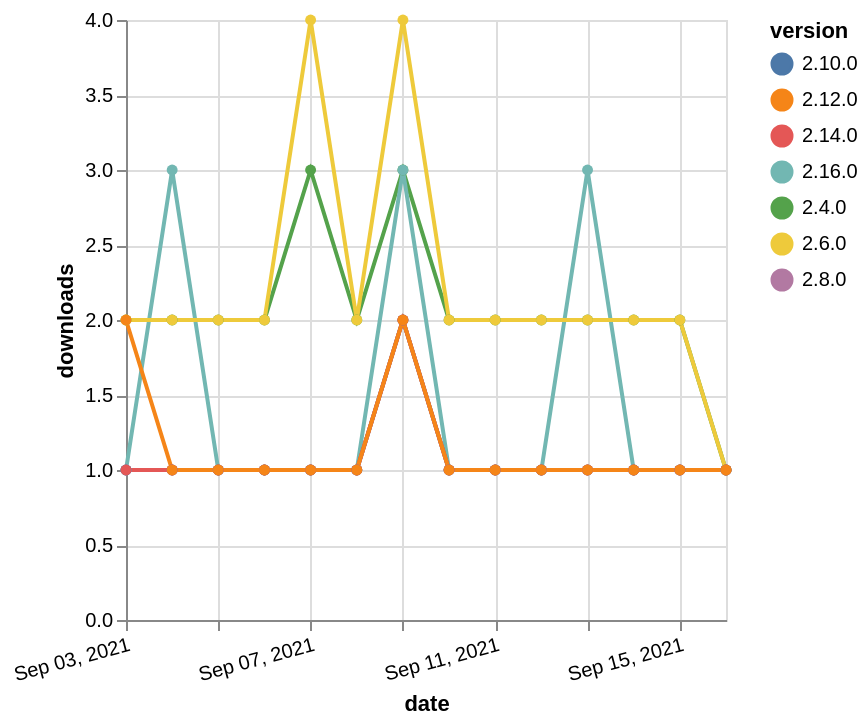

Describe this chart as a Vega-Lite specification.
### Vega-Lite specification from a JSON file in a GitHub repository (floating-point values rounded to 4 significant figures)
{"$schema": "https://vega.github.io/schema/vega-lite/v5.json", "description": "A simple bar chart with embedded data.", "data": {"values": [{"date": "2021-09-03", "total": 3496, "delta": 2, "version": "2.4.0"}, {"date": "2021-09-04", "total": 3498, "delta": 2, "version": "2.4.0"}, {"date": "2021-09-05", "total": 3500, "delta": 2, "version": "2.4.0"}, {"date": "2021-09-06", "total": 3502, "delta": 2, "version": "2.4.0"}, {"date": "2021-09-07", "total": 3505, "delta": 3, "version": "2.4.0"}, {"date": "2021-09-08", "total": 3507, "delta": 2, "version": "2.4.0"}, {"date": "2021-09-09", "total": 3510, "delta": 3, "version": "2.4.0"}, {"date": "2021-09-10", "total": 3512, "delta": 2, "version": "2.4.0"}, {"date": "2021-09-11", "total": 3514, "delta": 2, "version": "2.4.0"}, {"date": "2021-09-12", "total": 3516, "delta": 2, "version": "2.4.0"}, {"date": "2021-09-13", "total": 3518, "delta": 2, "version": "2.4.0"}, {"date": "2021-09-14", "total": 3520, "delta": 2, "version": "2.4.0"}, {"date": "2021-09-15", "total": 3522, "delta": 2, "version": "2.4.0"}, {"date": "2021-09-16", "total": 3523, "delta": 1, "version": "2.4.0"}, {"date": "2021-09-03", "total": 192, "delta": 1, "version": "2.16.0"}, {"date": "2021-09-04", "total": 195, "delta": 3, "version": "2.16.0"}, {"date": "2021-09-05", "total": 196, "delta": 1, "version": "2.16.0"}, {"date": "2021-09-06", "total": 197, "delta": 1, "version": "2.16.0"}, {"date": "2021-09-07", "total": 198, "delta": 1, "version": "2.16.0"}, {"date": "2021-09-08", "total": 199, "delta": 1, "version": "2.16.0"}, {"date": "2021-09-09", "total": 202, "delta": 3, "version": "2.16.0"}, {"date": "2021-09-10", "total": 203, "delta": 1, "version": "2.16.0"}, {"date": "2021-09-11", "total": 204, "delta": 1, "version": "2.16.0"}, {"date": "2021-09-12", "total": 205, "delta": 1, "version": "2.16.0"}, {"date": "2021-09-13", "total": 208, "delta": 3, "version": "2.16.0"}, {"date": "2021-09-14", "total": 209, "delta": 1, "version": "2.16.0"}, {"date": "2021-09-15", "total": 210, "delta": 1, "version": "2.16.0"}, {"date": "2021-09-16", "total": 211, "delta": 1, "version": "2.16.0"}, {"date": "2021-09-03", "total": 296, "delta": 1, "version": "2.8.0"}, {"date": "2021-09-04", "total": 297, "delta": 1, "version": "2.8.0"}, {"date": "2021-09-05", "total": 298, "delta": 1, "version": "2.8.0"}, {"date": "2021-09-06", "total": 299, "delta": 1, "version": "2.8.0"}, {"date": "2021-09-07", "total": 300, "delta": 1, "version": "2.8.0"}, {"date": "2021-09-08", "total": 301, "delta": 1, "version": "2.8.0"}, {"date": "2021-09-09", "total": 303, "delta": 2, "version": "2.8.0"}, {"date": "2021-09-10", "total": 304, "delta": 1, "version": "2.8.0"}, {"date": "2021-09-11", "total": 305, "delta": 1, "version": "2.8.0"}, {"date": "2021-09-12", "total": 306, "delta": 1, "version": "2.8.0"}, {"date": "2021-09-13", "total": 307, "delta": 1, "version": "2.8.0"}, {"date": "2021-09-14", "total": 308, "delta": 1, "version": "2.8.0"}, {"date": "2021-09-15", "total": 309, "delta": 1, "version": "2.8.0"}, {"date": "2021-09-16", "total": 310, "delta": 1, "version": "2.8.0"}, {"date": "2021-09-03", "total": 2654, "delta": 2, "version": "2.6.0"}, {"date": "2021-09-04", "total": 2656, "delta": 2, "version": "2.6.0"}, {"date": "2021-09-05", "total": 2658, "delta": 2, "version": "2.6.0"}, {"date": "2021-09-06", "total": 2660, "delta": 2, "version": "2.6.0"}, {"date": "2021-09-07", "total": 2664, "delta": 4, "version": "2.6.0"}, {"date": "2021-09-08", "total": 2666, "delta": 2, "version": "2.6.0"}, {"date": "2021-09-09", "total": 2670, "delta": 4, "version": "2.6.0"}, {"date": "2021-09-10", "total": 2672, "delta": 2, "version": "2.6.0"}, {"date": "2021-09-11", "total": 2674, "delta": 2, "version": "2.6.0"}, {"date": "2021-09-12", "total": 2676, "delta": 2, "version": "2.6.0"}, {"date": "2021-09-13", "total": 2678, "delta": 2, "version": "2.6.0"}, {"date": "2021-09-14", "total": 2680, "delta": 2, "version": "2.6.0"}, {"date": "2021-09-15", "total": 2682, "delta": 2, "version": "2.6.0"}, {"date": "2021-09-16", "total": 2683, "delta": 1, "version": "2.6.0"}, {"date": "2021-09-03", "total": 196, "delta": 1, "version": "2.10.0"}, {"date": "2021-09-04", "total": 197, "delta": 1, "version": "2.10.0"}, {"date": "2021-09-05", "total": 198, "delta": 1, "version": "2.10.0"}, {"date": "2021-09-06", "total": 199, "delta": 1, "version": "2.10.0"}, {"date": "2021-09-07", "total": 200, "delta": 1, "version": "2.10.0"}, {"date": "2021-09-08", "total": 201, "delta": 1, "version": "2.10.0"}, {"date": "2021-09-09", "total": 203, "delta": 2, "version": "2.10.0"}, {"date": "2021-09-10", "total": 204, "delta": 1, "version": "2.10.0"}, {"date": "2021-09-11", "total": 205, "delta": 1, "version": "2.10.0"}, {"date": "2021-09-12", "total": 206, "delta": 1, "version": "2.10.0"}, {"date": "2021-09-13", "total": 207, "delta": 1, "version": "2.10.0"}, {"date": "2021-09-14", "total": 208, "delta": 1, "version": "2.10.0"}, {"date": "2021-09-15", "total": 209, "delta": 1, "version": "2.10.0"}, {"date": "2021-09-16", "total": 210, "delta": 1, "version": "2.10.0"}, {"date": "2021-09-03", "total": 180, "delta": 1, "version": "2.14.0"}, {"date": "2021-09-04", "total": 181, "delta": 1, "version": "2.14.0"}, {"date": "2021-09-05", "total": 182, "delta": 1, "version": "2.14.0"}, {"date": "2021-09-06", "total": 183, "delta": 1, "version": "2.14.0"}, {"date": "2021-09-07", "total": 184, "delta": 1, "version": "2.14.0"}, {"date": "2021-09-08", "total": 185, "delta": 1, "version": "2.14.0"}, {"date": "2021-09-09", "total": 187, "delta": 2, "version": "2.14.0"}, {"date": "2021-09-10", "total": 188, "delta": 1, "version": "2.14.0"}, {"date": "2021-09-11", "total": 189, "delta": 1, "version": "2.14.0"}, {"date": "2021-09-12", "total": 190, "delta": 1, "version": "2.14.0"}, {"date": "2021-09-13", "total": 191, "delta": 1, "version": "2.14.0"}, {"date": "2021-09-14", "total": 192, "delta": 1, "version": "2.14.0"}, {"date": "2021-09-15", "total": 193, "delta": 1, "version": "2.14.0"}, {"date": "2021-09-16", "total": 194, "delta": 1, "version": "2.14.0"}, {"date": "2021-09-03", "total": 224, "delta": 2, "version": "2.12.0"}, {"date": "2021-09-04", "total": 225, "delta": 1, "version": "2.12.0"}, {"date": "2021-09-05", "total": 226, "delta": 1, "version": "2.12.0"}, {"date": "2021-09-06", "total": 227, "delta": 1, "version": "2.12.0"}, {"date": "2021-09-07", "total": 228, "delta": 1, "version": "2.12.0"}, {"date": "2021-09-08", "total": 229, "delta": 1, "version": "2.12.0"}, {"date": "2021-09-09", "total": 231, "delta": 2, "version": "2.12.0"}, {"date": "2021-09-10", "total": 232, "delta": 1, "version": "2.12.0"}, {"date": "2021-09-11", "total": 233, "delta": 1, "version": "2.12.0"}, {"date": "2021-09-12", "total": 234, "delta": 1, "version": "2.12.0"}, {"date": "2021-09-13", "total": 235, "delta": 1, "version": "2.12.0"}, {"date": "2021-09-14", "total": 236, "delta": 1, "version": "2.12.0"}, {"date": "2021-09-15", "total": 237, "delta": 1, "version": "2.12.0"}, {"date": "2021-09-16", "total": 238, "delta": 1, "version": "2.12.0"}]}, "width": "container", "mark": {"type": "line", "point": {"filled": true}}, "encoding": {"x": {"field": "date", "type": "temporal", "timeUnit": "yearmonthdate", "title": "date", "axis": {"labelAngle": -15}}, "y": {"field": "delta", "type": "quantitative", "title": "downloads"}, "color": {"field": "version", "type": "nominal"}, "tooltip": {"field": "delta"}}}
